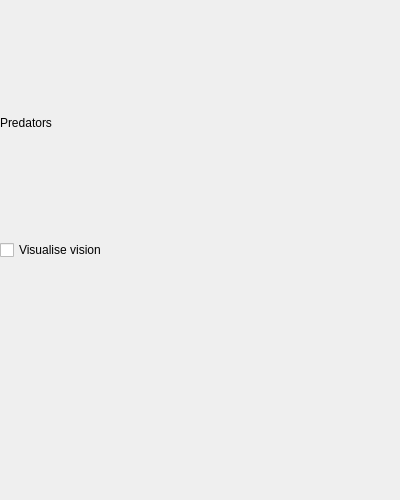
<?xml version="1.0" encoding="UTF-8"?>
<ui version="4.0">
 <class>predator_widget</class>
 <widget class="QWidget" name="predator_widget">
  <property name="geometry">
   <rect>
    <x>0</x>
    <y>0</y>
    <width>400</width>
    <height>500</height>
   </rect>
  </property>
  <property name="windowTitle">
   <string>Form</string>
  </property>
  <layout class="QVBoxLayout" name="verticalLayout">
   <property name="leftMargin">
    <number>0</number>
   </property>
   <property name="rightMargin">
    <number>0</number>
   </property>
   <item>
    <widget class="QLabel" name="title">
     <property name="text">
      <string>Predators</string>
     </property>
    </widget>
   </item>
   <item>
    <widget class="QCheckBox" name="vision_toggle">
     <property name="text">
      <string>Visualise vision</string>
     </property>
    </widget>
   </item>
   <item>
    <widget class="QtCharts::QChartView" name="fitness" native="true"/>
   </item>
  </layout>
 </widget>
 <customwidgets>
  <customwidget>
   <class>QtCharts::QChartView</class>
   <extends>QWidget</extends>
   <header location="global">QtCharts/QChartView</header>
   <container>1</container>
  </customwidget>
 </customwidgets>
 <resources/>
 <connections/>
</ui>
